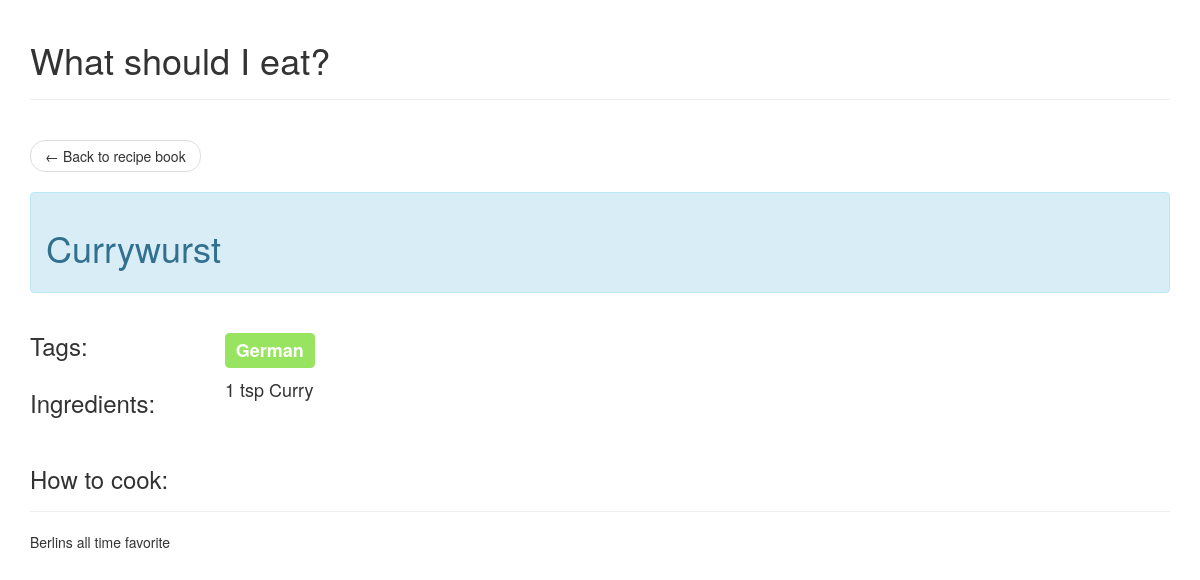
Screenshot of /recipe-book/2/ with the database file from the repository.
### recipe_book/models.py (models this page shows, shortened)
class Recipe(models.Model):
    name = models.CharField(max_length=200)
    description = models.TextField()
    cooked_last = models.DateField("cooked last on")
    priority = models.PositiveIntegerField(default=0)
    tags = models.ManyToManyField(Tag)
    ingredients = models.ManyToManyField(
        Ingredient,
        through="IngredientAmount"
    )
    def ingredient_list(self):
        return ", ".join(
            "{0} {1}".format(
                ingredient_amount.amount,
                ingredient_amount.ingredient.name
            )
            for ingredient_amount in self.ingredient_amounts.all()
        )

class Tag(models.Model):
    name = models.CharField(max_length=80, unique=True)
    color = ColorField(default="#2f9de3")

class IngredientAmount(models.Model):
    ingredient = models.ForeignKey(Ingredient)
    recipe = models.ForeignKey(
        Recipe,
        related_name="ingredient_amounts"
    )
    amount = models.CharField(max_length=50, default="")

class Ingredient(models.Model):
    name = models.CharField(max_length=200)
    image = models.ImageField(upload_to=ingredient_image_location, blank=True)
    color = ColorField(default="#e9c871", blank=True)

### recipe_book/views.py (the view)
# urls.py: url(r'^(?P<recipe_id>[0-9]+)/$', views.detail, name='detail'),
def detail(request, recipe_id):
    recipe = get_object_or_404(Recipe, pk=recipe_id)
    return render(request, 'recipe_book/detail.html', {'recipe': recipe})

### recipe_book/templates/recipe_book/detail.html (shortened to what this page needs)
{% extends "what_should_i_eat/base.html" %}
{% load compile_static %}
{% load staticfiles %}
{% block head %}
    {{ block.super }}
    <link href="{% static 'recipe_book/css/detail.sass'|compile %}" rel="stylesheet" type="text/css" />
{% endblock %}
{% block nav %}
    <ul class="pager">
        <li class="previous">
            <a class="btn btn-default" href="{% url 'recipe_book:index' %}" role="button">
                <span aria-hidden="true">&larr;</span>
                Back to recipe book
            </a>
        </li>
    </ul>
{% endblock %}
{% block content %}
    {% if recipe %}
        <div class="recipe">
            <div class="alert alert-info recipe_name">
                <h1>
                    {{ recipe.name }}
                </h1>
            </div>
            <div class="row">
                <div class="col col-xs-2">
                    <h3>Tags:</h3>
                </div>
                <div class="col col-xs-10">
                    <h3>
                        {% for tag in recipe.tags.all %}
                            {% include "recipe_book/tag.html" %}
                        {% endfor %}
                    </h3>
                </div>
            </div>
            <div class="row">
                <div class="col col-xs-2">
                    <h3>Ingredients:</h3>
                </div>
                <div class="col col-xs-10">
                    <h4 class="text">
                        {{ recipe.ingredient_list }}
                    </h4>
                </div>
            </div>
            <div>
                <div class="page-header">
                    <h3>How to cook:</h3>
                </div>
                <div class="description">
                    {% autoescape off %}
                        {{ recipe.description }}
                    {% endautoescape %}
                </div>
            </div>
        {% else %}
            You don't have any recipes yet. Go the the <a href="{% url 'recipe_book:index' %}">Recipe Book</a> and add some.
        {% endif %}
    </div>
{% endblock %}

### recipe_book/templates/recipe_book/tag.html
<span class="label tag" style="background-color: {{tag.color}};" data-id="{{tag.id}}">{{tag.name}}</span>

### rows the page displays
Recipe: name "Currywurst", ingredient_list "1 tsp Curry", description "Berlins all time favorite"
Tag: name "German"
